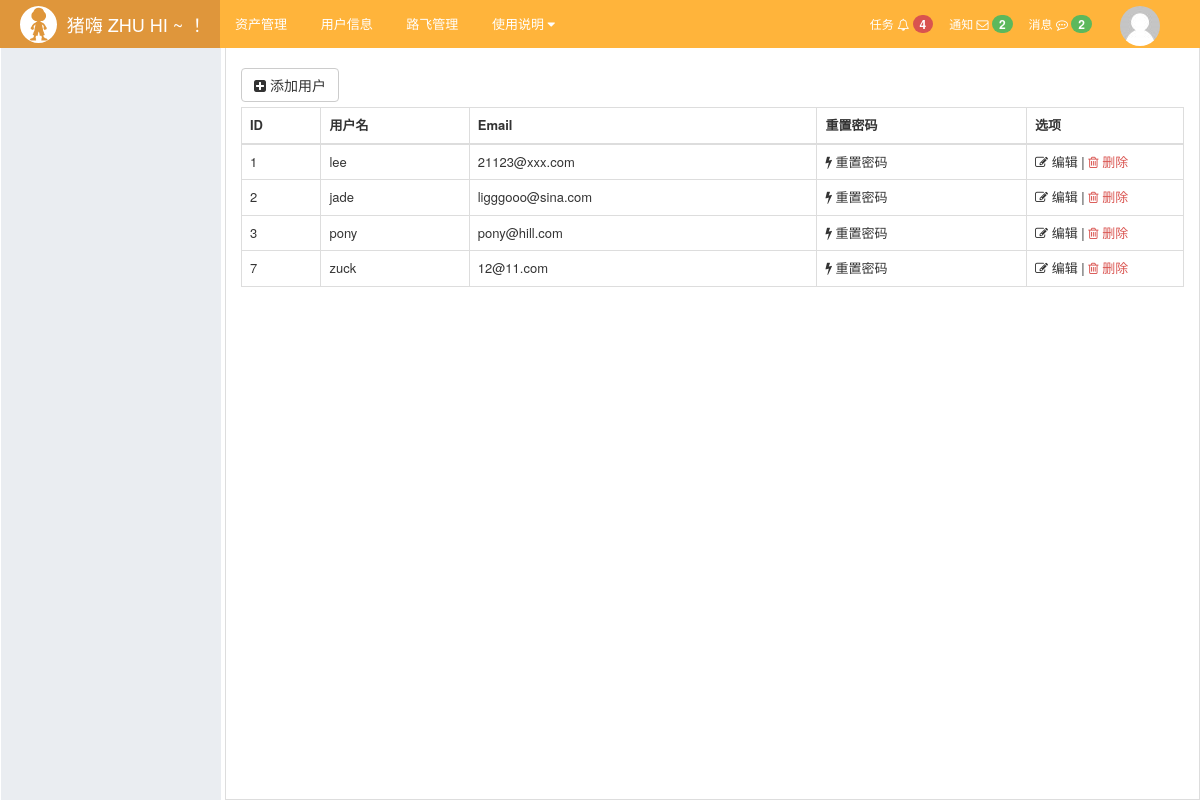
The app's page /rbac/user/list/ with its own data.
### rbac/models.py (models this page shows, shortened)
class UserInfo(models.Model):
    name = models.CharField(verbose_name='用户名', max_length=32)
    password = models.CharField(verbose_name='密码', max_length=64)
    email = models.CharField(verbose_name='邮箱', max_length=32)
    roles = models.ManyToManyField(verbose_name='拥有的所有角色', to='Role', blank=True)

### rbac/views/user.py (the view)
def user_list(request):
    user_query_set = UserInfo.objects.all()
    return render(request,'rbac/user_list.html',{'users':user_query_set})

### rbac/service/my_tools.py (called while the page is built)
def bypass(func):
    def bypassed_func(*args,**kwargs):
        print('func %s is bypassed for testing...'%func)
        return None
    return bypassed_func

### rbac/templates/rbac/user_list.html
{% extends 'layout.html' %}
{% block content %}
    <div class="luffy-container">
        <div class="btn-group" style="margin: 5px 0">
            <a class="btn btn-default" href="{% url 'rbac:user_add' %}">
                <i class="fa fa-plus-square" aria-hidden="true"></i> 添加用户
            </a>
        </div>
        <table class="table table-bordered table-hover">
            <thead>
            <tr>
                <th>ID</th>
                <th>用户名</th>
                <th>Email</th>
                <th>重置密码</th>
                <th>选项</th>
            </tr>
            </thead>
            <tbody>
            {% for row in users %}
                <tr>
                    <td>{{ row.id }}</td>
                    <td>{{ row.name }}</td>
                    <td>{{ row.email }}</td>
                    <td>
                        <a style="color: #333333;" href="{% url 'rbac:user_reset_password' row.id %}">
                            <i class="fa fa-bolt" aria-hidden="true"></i> 重置密码</a>
                    </td>
                    <td class="col-sm-2">
                        <a style="color: #333333;" href="{% url 'rbac:user_edit' row.id %}">
                            <i class="fa fa-edit" aria-hidden="true"></i> 编辑</a>
                        |
                        <a style="color: #d9534f;" href="{% url 'rbac:user_del' row.id %}"><i class="fa fa-trash-o"></i> 删除</a>
                    </td>
                </tr>
            {% endfor %}
            </tbody>
        </table>
    </div>
{% endblock %}

### web/static/css/commons.css (style rules this page uses)
body { margin: 0; }

### web/templates/layout.html (style rules this page uses)
body { margin: 0; }
.luffy-container { padding: 15px; }

### records on screen
UserInfo: id "1", name "lee", email "21123@xxx.com"
UserInfo: id "2", name "jade", email "ligggooo@sina.com"
UserInfo: id "3", name "pony", email "pony@hill.com"
UserInfo: id "7", name "zuck", email "12@11.com"
